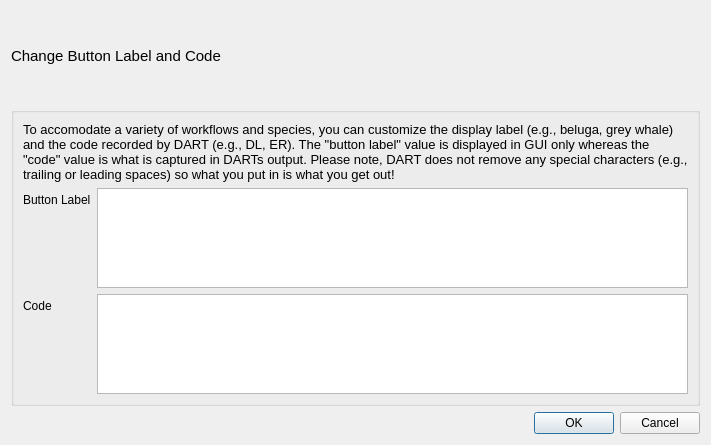
<?xml version="1.0" encoding="UTF-8"?>
<ui version="4.0">
 <class>Dialog</class>
 <widget class="QDialog" name="Dialog">
  <property name="geometry">
   <rect>
    <x>0</x>
    <y>0</y>
    <width>711</width>
    <height>445</height>
   </rect>
  </property>
  <property name="windowTitle">
   <string>Dialog</string>
  </property>
  <layout class="QVBoxLayout" name="verticalLayout">
   <item>
    <widget class="QLabel" name="label_4">
     <property name="font">
      <font>
       <pointsize>11</pointsize>
      </font>
     </property>
     <property name="text">
      <string>Change Button Label and Code</string>
     </property>
    </widget>
   </item>
   <item>
    <widget class="QGroupBox" name="groupBox">
     <property name="sizePolicy">
      <sizepolicy hsizetype="Preferred" vsizetype="Minimum">
       <horstretch>0</horstretch>
       <verstretch>0</verstretch>
      </sizepolicy>
     </property>
     <property name="title">
      <string/>
     </property>
     <layout class="QVBoxLayout" name="verticalLayout_2">
      <item>
       <widget class="QLabel" name="label">
        <property name="font">
         <font>
          <pointsize>10</pointsize>
         </font>
        </property>
        <property name="text">
         <string>To accomodate a variety of workflows and species, you can customize the display label (e.g., beluga, grey whale) and the code recorded by DART (e.g., DL, ER). The &quot;button label&quot; value is displayed in GUI only whereas the &quot;code&quot; value is what is captured in DARTs output. Please note, DART does not remove any special characters (e.g., trailing or leading spaces) so what you put in is what you get out!</string>
        </property>
        <property name="wordWrap">
         <bool>true</bool>
        </property>
       </widget>
      </item>
      <item>
       <layout class="QFormLayout" name="formLayout">
        <item row="0" column="0">
         <widget class="QLabel" name="label_button_entry_field">
          <property name="text">
           <string>Button Label</string>
          </property>
         </widget>
        </item>
        <item row="2" column="0">
         <widget class="QLabel" name="label_species_code_field">
          <property name="text">
           <string>Code</string>
          </property>
         </widget>
        </item>
        <item row="0" column="1">
         <widget class="QPlainTextEdit" name="text_entry_set_button_label">
          <property name="sizePolicy">
           <sizepolicy hsizetype="Minimum" vsizetype="Minimum">
            <horstretch>0</horstretch>
            <verstretch>0</verstretch>
           </sizepolicy>
          </property>
          <property name="maximumSize">
           <size>
            <width>16777215</width>
            <height>100</height>
           </size>
          </property>
         </widget>
        </item>
        <item row="2" column="1">
         <widget class="QPlainTextEdit" name="entry_set_button_code">
          <property name="sizePolicy">
           <sizepolicy hsizetype="Expanding" vsizetype="Minimum">
            <horstretch>0</horstretch>
            <verstretch>0</verstretch>
           </sizepolicy>
          </property>
          <property name="maximumSize">
           <size>
            <width>16777215</width>
            <height>100</height>
           </size>
          </property>
         </widget>
        </item>
       </layout>
      </item>
     </layout>
    </widget>
   </item>
   <item>
    <widget class="QDialogButtonBox" name="buttonBox">
     <property name="orientation">
      <enum>Qt::Horizontal</enum>
     </property>
     <property name="standardButtons">
      <set>QDialogButtonBox::Cancel|QDialogButtonBox::Ok</set>
     </property>
    </widget>
   </item>
  </layout>
 </widget>
 <resources/>
 <connections>
  <connection>
   <sender>buttonBox</sender>
   <signal>accepted()</signal>
   <receiver>Dialog</receiver>
   <slot>accept()</slot>
   <hints>
    <hint type="sourcelabel">
     <x>248</x>
     <y>254</y>
    </hint>
    <hint type="destinationlabel">
     <x>157</x>
     <y>274</y>
    </hint>
   </hints>
  </connection>
  <connection>
   <sender>buttonBox</sender>
   <signal>rejected()</signal>
   <receiver>Dialog</receiver>
   <slot>reject()</slot>
   <hints>
    <hint type="sourcelabel">
     <x>316</x>
     <y>260</y>
    </hint>
    <hint type="destinationlabel">
     <x>286</x>
     <y>274</y>
    </hint>
   </hints>
  </connection>
 </connections>
</ui>
